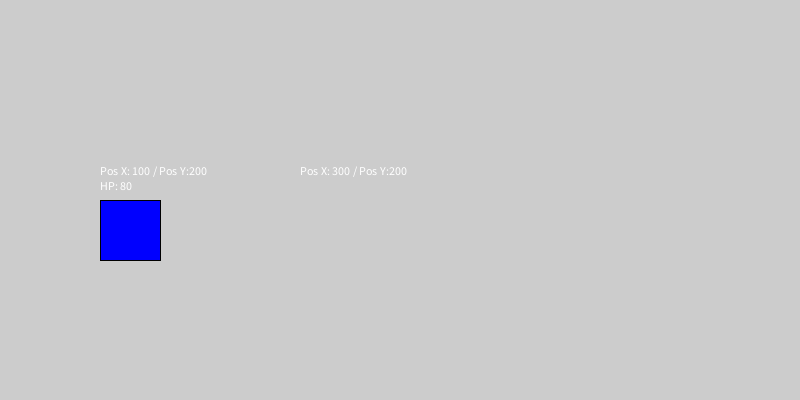
Frame 1 (no input)
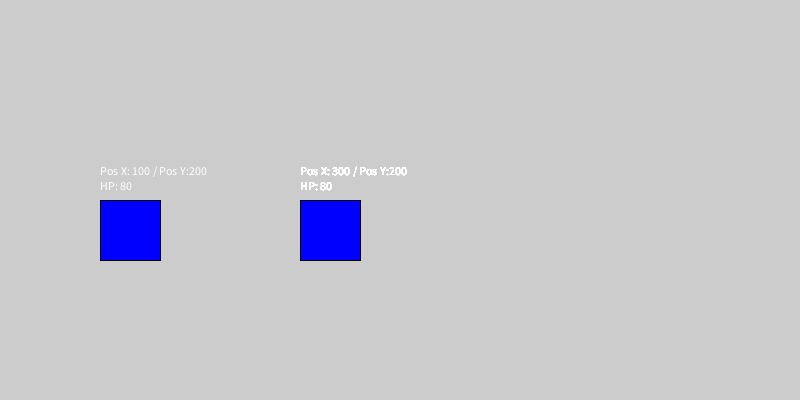
Frame 60 (the mouse pressed at the canvas centre just before this capture)
Frame 120 (the mouse held since frame 60 and released just before this capture): identical to frame 60, image omitted

The Processing sketch that drew these frames (run headless with seeded random() and noise(); from frame 60 on, the mouse is pressed at the canvas centre):

// Processing sketch: Ejemplo02
// ── Ejemplo02.pde
Guerrero jugador;

void setup()
{
  size(800,400);
  jugador = new Guerrero(100,200,80,100);
}


void draw()
{
  //background(30);
  jugador.mostrar();
  text("Pos X: " + jugador.getX() + " / Pos Y:" + jugador.getY() ,jugador.getX(), jugador.getY() -25 );
  jugador.setX(300);
  text("Pos X: " + jugador.getX() + " / Pos Y:" + jugador.getY() ,jugador.getX(), jugador.getY() -25 );
}

void keyPressed()
{
 if(key == 'q')
 {
   jugador.recibirDanio( (int) random(1,20));
 }
 if( key == 'e')
 {
   jugador.curarse(10);
 }
}

// ── Guerrero.pde
class Guerrero
{
  private int x;
  private int y;
  
  private int vida;
  private int vidaMaxima;
  
  
  public Guerrero(int posX, int posY, int vida, int vidaMaxima)
  {
    this.x = posX;
    this.y = posY;
    
    this.vidaMaxima = vidaMaxima;
    this.vida = vida;
  }
  
  void mostrar()
  {
   fill(0,0,255);
   rect(x,y,60,60);
   fill(255);
   text("HP: " + vida, x, y - 10 );
   //text("Pos X: " + this.x + " / Pos Y:" + this.y ,x, y -25 );
  }
  
  void recibirDanio(int danio)
  {
    vida-= danio;
    if(vida < 0)
    {
     vida = 0; 
    }
  }
  
  void curarse(int cantidad)
  {
    vida += cantidad;
    if(vida > vidaMaxima)
    {
       vida = vidaMaxima; 
    }
  }
  
  public void setX(int x)
  {
    this.x = x;  
  }
  
  public void setY(int y)
  {
     this.y = y; 
  }
  
  public int getX()
  {
     return this.x; 
  }
  
  public int getY()
  {
     return this.y; 
  }
}
